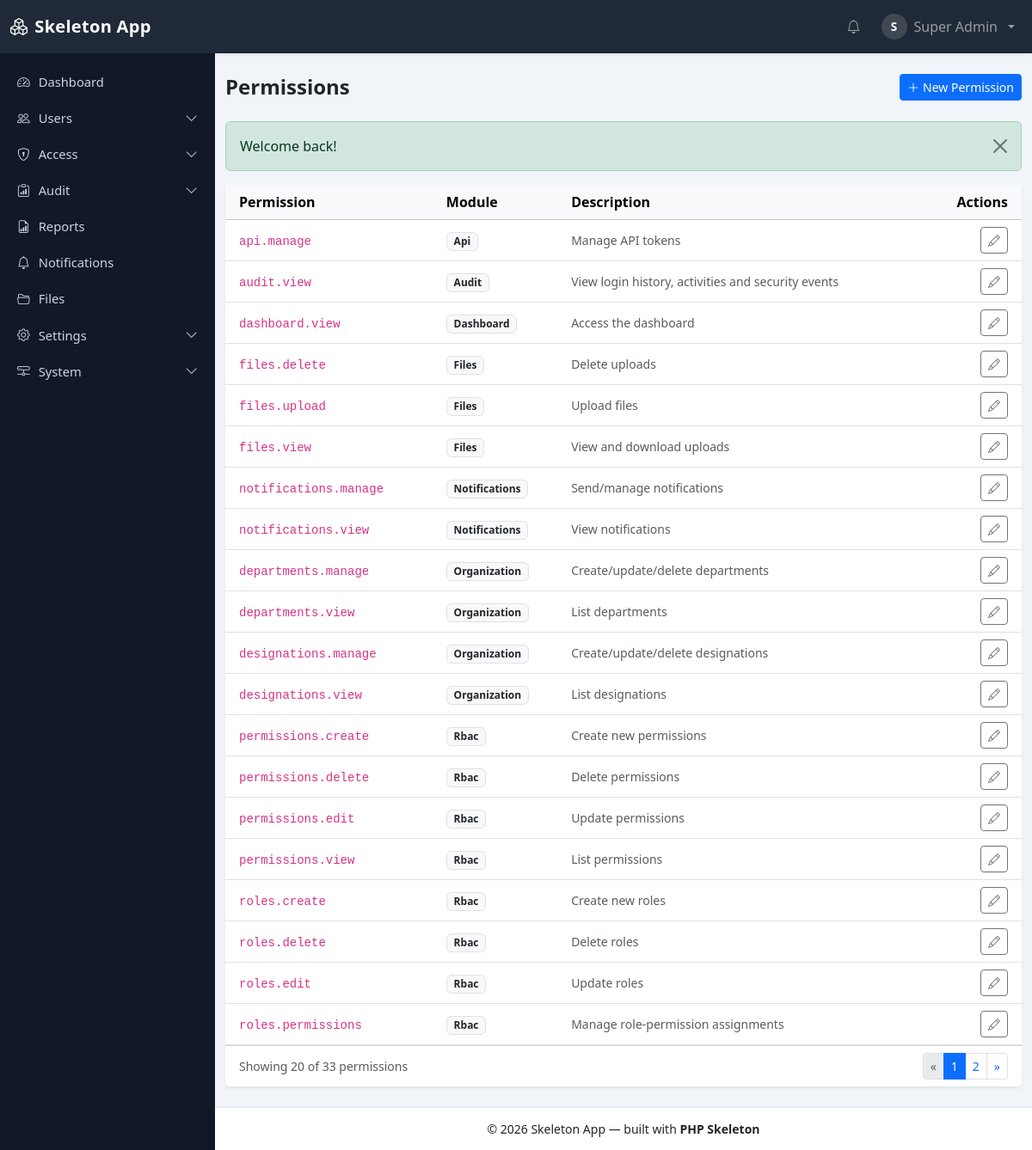
Page /php_Skeleton/permissions (signed in) on the committed database.
### tables this page shows
CREATE TABLE `users` (
  `id` bigint(20) unsigned NOT NULL AUTO_INCREMENT,
  `name` varchar(150) NOT NULL,
  `email` varchar(190) NOT NULL,
  `password` varchar(255) NOT NULL,
  `status` enum('active','inactive','pending') NOT NULL DEFAULT 'pending',
  `email_verified_at` datetime DEFAULT NULL,
  `remember_token` varchar(100) DEFAULT NULL,
  `last_login_at` datetime DEFAULT NULL,
  `last_login_ip` varchar(45) DEFAULT NULL,
  `failed_attempts` tinyint(3) unsigned NOT NULL DEFAULT 0,
  `locked_until` datetime DEFAULT NULL,
  `password_changed_at` datetime DEFAULT NULL,
  `avatar` varchar(255) DEFAULT NULL,
  `department_id` bigint(20) unsigned DEFAULT NULL,
  `designation_id` bigint(20) unsigned DEFAULT NULL,
  `created_by` bigint(20) unsigned DEFAULT NULL,
  `created_at` datetime DEFAULT NULL,
  `updated_at` datetime DEFAULT NULL,
  PRIMARY KEY (`id`),
  UNIQUE KEY `uq_users_email` (`email`),
  KEY `idx_users_status` (`status`),
  KEY `idx_users_department` (`department_id`),
  KEY `idx_users_designation` (`designation_id`)
);

CREATE TABLE `menus` (
  `id` bigint(20) unsigned NOT NULL AUTO_INCREMENT,
  `parent_id` bigint(20) unsigned DEFAULT NULL,
  `title` varchar(120) NOT NULL,
  `slug` varchar(120) NOT NULL,
  `route` varchar(190) DEFAULT NULL,
  `icon` varchar(60) DEFAULT NULL,
  `permission` varchar(120) DEFAULT NULL,
  `module` varchar(60) NOT NULL DEFAULT 'general',
  `sort_order` int(11) NOT NULL DEFAULT 0,
  `status` enum('active','inactive') NOT NULL DEFAULT 'active',
  `created_at` datetime DEFAULT NULL,
  `updated_at` datetime DEFAULT NULL,
  PRIMARY KEY (`id`),
  UNIQUE KEY `uq_menus_slug` (`slug`),
  KEY `idx_menus_parent` (`parent_id`),
  KEY `idx_menus_module` (`module`),
  CONSTRAINT `fk_menus_parent` FOREIGN KEY (`parent_id`) REFERENCES `menus` (`id`) ON DELETE CASCADE ON UPDATE CASCADE
);

CREATE TABLE `permissions` (
  `id` bigint(20) unsigned NOT NULL AUTO_INCREMENT,
  `name` varchar(100) NOT NULL,
  `slug` varchar(100) NOT NULL,
  `module` varchar(50) NOT NULL DEFAULT 'general',
  `description` varchar(500) DEFAULT NULL,
  `created_at` datetime DEFAULT NULL,
  PRIMARY KEY (`id`),
  UNIQUE KEY `uq_permissions_slug` (`slug`),
  KEY `idx_permissions_module` (`module`)
);

### app/Views/permissions/index.php (the view, shortened to what the rows shown need)
<div class="card border-0 shadow-sm">
    <div class="table-responsive">
        <table class="table table-hover align-middle mb-0">
            <thead class="table-light">
            <tr>
                <th class="ps-3">Permission</th>
                <th>Module</th>
                <th>Description</th>
                <th class="text-end pe-3">Actions</th>
            </tr>
            </thead>
            <tbody>
            <?php if (empty($permissions)): ?>
                <tr><td colspan="4" class="text-center text-muted py-4">No permissions defined yet.</td></tr>
            <?php else: foreach ($permissions as $permission): ?>
                <tr>
                    <td class="ps-3"><code><?= e($permission['slug']) ?></code></td>
                    <td><span class="badge bg-light text-dark border text-capitalize"><?= e($permission['module']) ?></span></td>
                    <td class="small text-muted"><?= e($permission['description'] ?? '—') ?></td>
                    <td class="text-end pe-3">
                        <?php if (user_can('permissions.edit')): ?>
                            <a class="btn btn-sm btn-outline-secondary" href="<?= url('/permissions/' . (int)$permission['id'] . '/edit') ?>" title="Edit"><i class="bi bi-pencil"></i></a>
                        <?php endif; ?>
                    </td>
                </tr>
            <?php endforeach; endif; ?>
            </tbody>
        </table>
    </div>
</div>

### app/Views/layouts/main.php (shortened to what the rows shown need)
<!DOCTYPE html>
<html lang="en">
<head>
    <link href="https://cdn.jsdelivr.net/npm/bootstrap@5.3.3/dist/css/bootstrap.min.css" rel="stylesheet">
    <link href="https://cdn.jsdelivr.net/npm/bootstrap-icons@1.11.3/font/bootstrap-icons.min.css" rel="stylesheet">
    <link rel="stylesheet" href="<?= asset('css/app.css') ?>">
</head>
<body class="app-body">
<nav class="navbar navbar-expand-lg navbar-dark app-navbar shadow-sm sticky-top">
    <div class="container-fluid">
        <div class="collapse navbar-collapse" id="appNav">
            <ul class="navbar-nav ms-auto align-items-center gap-lg-2">
                <li class="nav-item dropdown">
                    <a class="nav-link dropdown-toggle d-flex align-items-center gap-2" href="#" data-bs-toggle="dropdown" aria-expanded="false">
                        <?php if (!empty($appUser['avatar'])): ?>
                            <span class="rounded-circle user-avatar user-avatar-fallback"><?= e(strtoupper(mb_substr((string)$appUser['name'], 0, 1))) ?></span>
                        <?php else: ?>
                            <span class="rounded-circle user-avatar user-avatar-fallback"><?= e(strtoupper(mb_substr((string)$appUser['name'], 0, 1))) ?></span>
                        <?php endif; ?>
                        <span class="d-none d-xl-inline"><?= e($appUser['name']) ?></span>
                    </a>
                </li>
            </ul>
        </div>
    </div>
</nav>
<div class="app-layout">
    <aside class="app-sidebar" id="appSidebar">
        <nav class="sidebar-nav">
            <ul class="nav flex-column">
                <?php foreach (($sidebarMenus ?? []) as $menu): $item = $menu['item']; ?>
                    <?php if (!empty($menu['children'])): ?>
                        <li class="nav-item">
                            <a class="nav-link sidebar-toggle collapsed" data-bs-toggle="collapse" data-bs-target="#menu-<?= e($item['slug']) ?>" aria-expanded="false">
                                <i class="bi <?= e($item['icon'] ?? 'bi-circle') ?>"></i>
                                <span><?= e($item['title']) ?></span>
                                <i class="bi bi-chevron-down ms-auto sidebar-arrow"></i>
                            </a>
                        </li>
                    <?php else: ?>
                        <li class="nav-item">
                            <a class="nav-link <?= isset($item['route']) && $item['route'] !== '' && str_starts_with((string)($currentPath ?? ''), (string)$item['route']) ? 'active' : '' ?>"
                               href="<?= e(url((string)$item['route'])) ?>">
                                <i class="bi <?= e($item['icon'] ?? 'bi-circle') ?>"></i>
                                <span><?= e($item['title']) ?></span>
                            </a>
                        </li>
                    <?php endif; ?>
                <?php endforeach; ?>
            </ul>
        </nav>
    </aside>
    <main class="app-main">
        <div class="container-fluid py-4">
            <?php if (!empty($pageTitle)): ?>
                <div class="d-flex justify-content-between align-items-center mb-4">
                    <h4 class="page-title mb-0"><?= e($pageTitle) ?></h4>
                    <div><?= $headerActions ?? '' ?></div>
                </div>
            <?php endif; ?>
            <?= $content ?>
        </div>
    </main>
</div>
</body>
</html>

### rows in the picture
users: name "S", name "Super Admin"
menus: title "Dashboard"
menus: title "Users"
menus: title "Access"
menus: title "Audit"
menus: title "Reports"
menus: title "Notifications"
menus: title "Files"
menus: title "Settings"
menus: title "System"
menus: title "Permissions"
permissions: slug "api.manage", module "Api", description "Manage API tokens"
permissions: slug "audit.view", module "Audit", description "View login history, activities and security events"
permissions: slug "dashboard.view", module "Dashboard", description "Access the dashboard"
permissions: slug "files.delete", module "Files", description "Delete uploads"
permissions: slug "files.upload", module "Files", description "Upload files"
permissions: slug "files.view", module "Files", description "View and download uploads"
permissions: slug "notifications.manage", module "Notifications", description "Send/manage notifications"
permissions: slug "notifications.view", module "Notifications", description "View notifications"
permissions: slug "departments.manage", module "Organization", description "Create/update/delete departments"
permissions: slug "departments.view", module "Organization", description "List departments"
permissions: slug "designations.manage", module "Organization", description "Create/update/delete designations"
permissions: slug "designations.view", module "Organization", description "List designations"
permissions: slug "permissions.create", module "Rbac", description "Create new permissions"
permissions: slug "permissions.delete", module "Rbac", description "Delete permissions"
permissions: slug "permissions.edit", module "Rbac", description "Update permissions"
permissions: slug "permissions.view", module "Rbac", description "List permissions"
permissions: slug "roles.create", module "Rbac", description "Create new roles"
permissions: slug "roles.delete", module "Rbac", description "Delete roles"
permissions: slug "roles.edit", module "Rbac", description "Update roles"
permissions: slug "roles.permissions", module "Rbac", description "Manage role-permission assignments"

### other values in the picture
$appSettings['name'] "Skeleton App"
$headerActions "New Permission"
count($permissions) "20"
$pagination['total'] "33"
